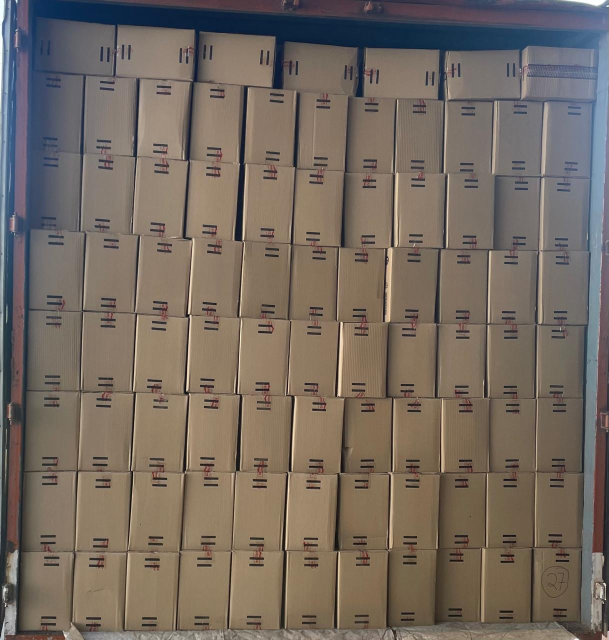
#> input picture image-processing/test1.png, 1217 x 1280 px (shown at 1/2 size)
$ python detectbox.py
#> lines starting #> are read from the running program, lines starting #| are printed output that depends on the picture; after the words box and inside, x2 and y2 are one past the last pixel; in counts of white or black regions, pixels touching at a corner belong together
import cv2
import numpy as np
import matplotlib.pyplot as plt
from PIL import Image, ImageEnhance

image = cv2.imread('./test1.png')
#> image is the input picture: shape (1280, 1217, 3); mean B, G, R 96.2, 105.9, 116.9

#increasing saturation
image = Image.fromarray(image)
enhancer=ImageEnhance.Color(image)
image=enhancer.enhance(1.6)
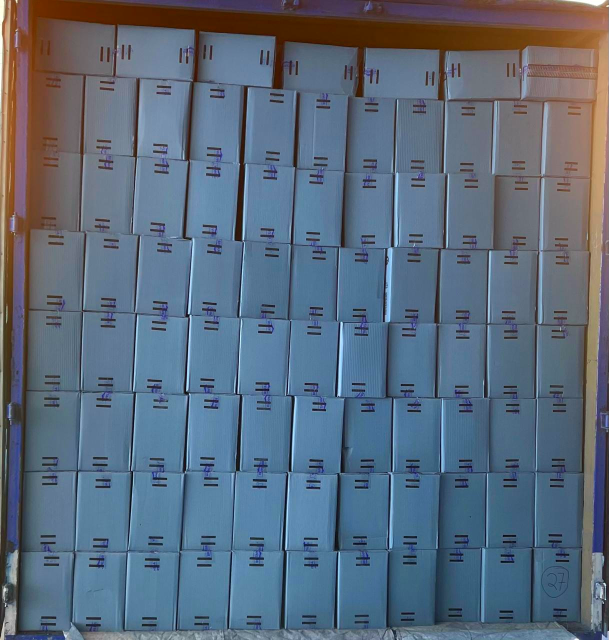
#> image: PIL image 1217x1280 RGB (shown at 1/2 size); mean R, G, B 91, 106.6, 124.2
image = np.array(image)

#convert the image to grayscale
gray = cv2.cvtColor(image, cv2.COLOR_BGR2GRAY)
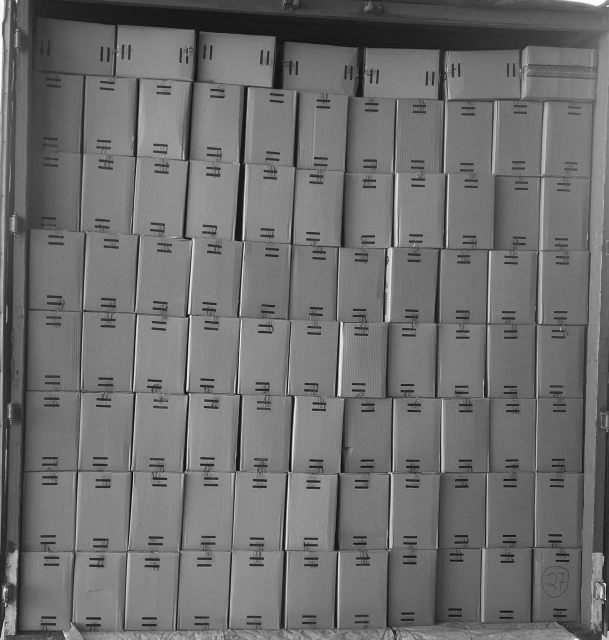
#> gray: shape (1280, 1217) (shown at 1/2 size); min 2, max 255, mean 110

#blurring the image to reduce noise
blurred = cv2.GaussianBlur(gray, (3, 3), 0)

#sharpening the image
sharp = cv2.addWeighted(gray, 1.495, blurred, -0.4981, 0)

#apply edge detection to highlight edges of boxes
edges = cv2.Canny(sharp, 300, 500)
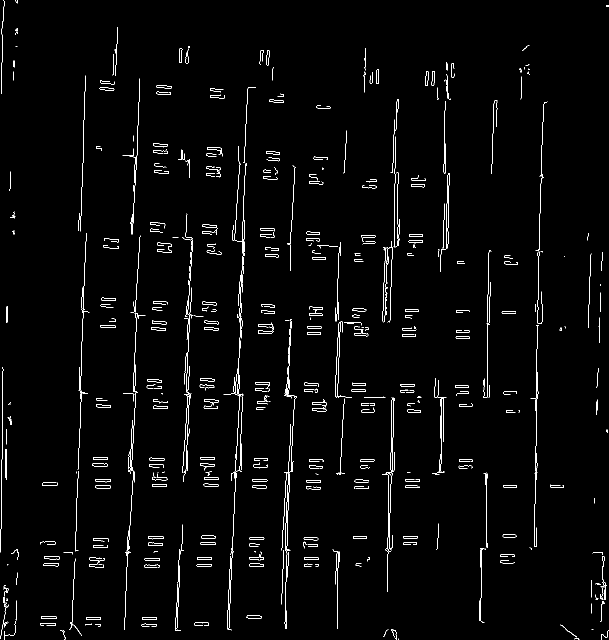
#> edges: shape (1280, 1217) (shown at 1/2 size); 1.9% white in thin lines or dots

#find contours in the edged image
contours, _ = cv2.findContours(edges.copy(), cv2.RETR_EXTERNAL, cv2.CHAIN_APPROX_SIMPLE)
#> contours = 502 contours, 427 with area under 20; largest, box (x1, y1, x2, y2) and area: (765, 482, 787, 645) 692, (670, 643, 704, 795) 614, (892, 346, 899, 497) 483, (190, 971, 221, 977) 146, (284, 1234, 314, 1240) 144

#initialize a counter for boxes
box_count = 0

#loop over the contours
for contour in contours:
    #approximate the contour to a polygon
    epsilon = 0.02 * cv2.arcLength(contour, True)
    approx = cv2.approxPolyDP(contour, epsilon, True)

    #af the contour has 4 vertices, it's likely a box
    if len(approx) == 4:
        box_count += 1

        #draw the contour on the original image
        cv2.drawContours(edges, [approx], -1, (0, 255, 0), 2)
#> this loop made 502 passes
#> (contour, epsilon, approx) on pass 55: ([[15, 1128], [14, 1129], [14, 1130], [16, 1128]], 0.125, [[16, 1128], [15, 1128], [14, 1129], [14, 1130]])
#> (epsilon, approx) on passes 1, 4, 5, 12, 13, 21: (0.0966, [[796, 1277], [796, 1278], [797, 1279], [797, 1278]]), (0.44, [[1203, 1268], [1203, 1279]]), (0.68, [[8, 1262], [8, 1279]]), (1.79, [[1120, 1249], [1153, 1274]]), (1.16, [[146, 1249], [163, 1270], [150, 1252]]), (0, [[16, 1245]])
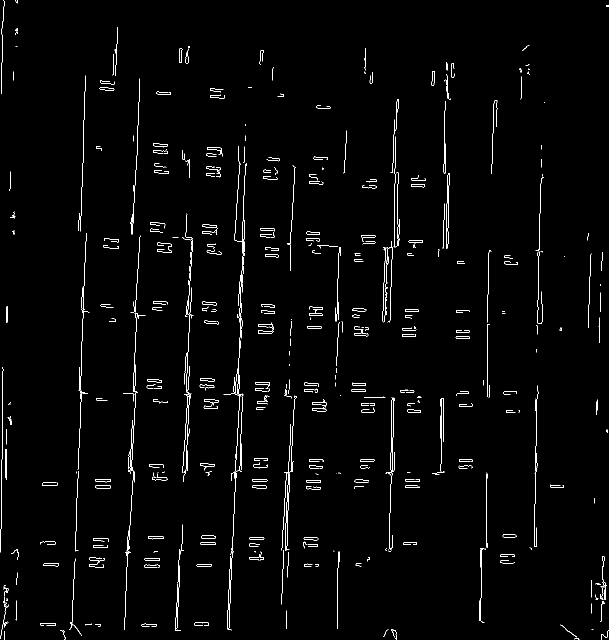
#> edges: shape (1280, 1217) (shown at 1/2 size); 1.6% white in thin lines or dots
#> after the loop, box_count = 83

# [5 lines of commented-out code are left out]

print("original image")
RED = (255,0,0)
font = cv2.FONT_HERSHEY_SIMPLEX
#> font = 0
font_size = 1.5
font_color = RED
font_thickness = 2
text = f"Number of boxes counted: {box_count}"
#> text = 'Number of boxes counted: 83'
x,y = 0,40
img_text = cv2.putText(edges, text, (x,y), font, font_size, font_color, font_thickness, cv2.LINE_AA)
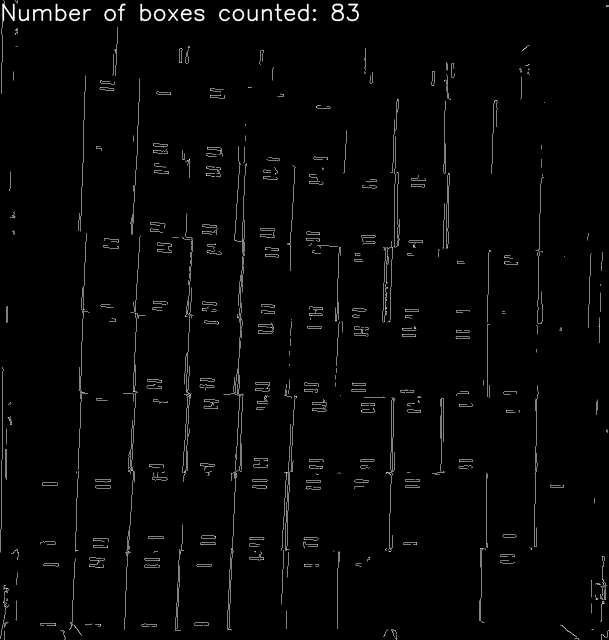
#> img_text: shape (1280, 1217) (shown at 1/2 size); min 0, max 255, mean 5
new_dimension = (600, 600)
img_resized = cv2.resize(img_text, new_dimension)
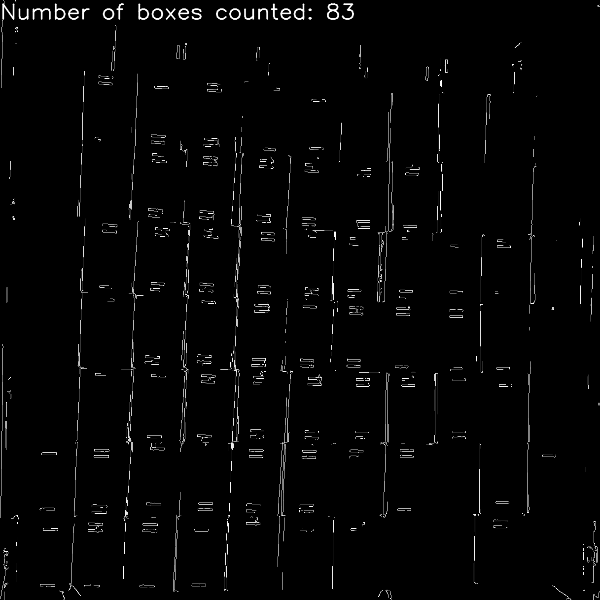
#> img_resized: shape (600, 600); min 0, max 255, mean 4.9
cv2.imshow("image",img_resized)
cv2.waitKey(0)
cv2.destroyAllWindows()
# cv2.putText(image,f"Number of boxes counted: {box_count}", org=(0,0))
# cv2.imshow("image",image)

print(f"Number of boxes counted: {box_count}")
#| Number of boxes counted: 83
